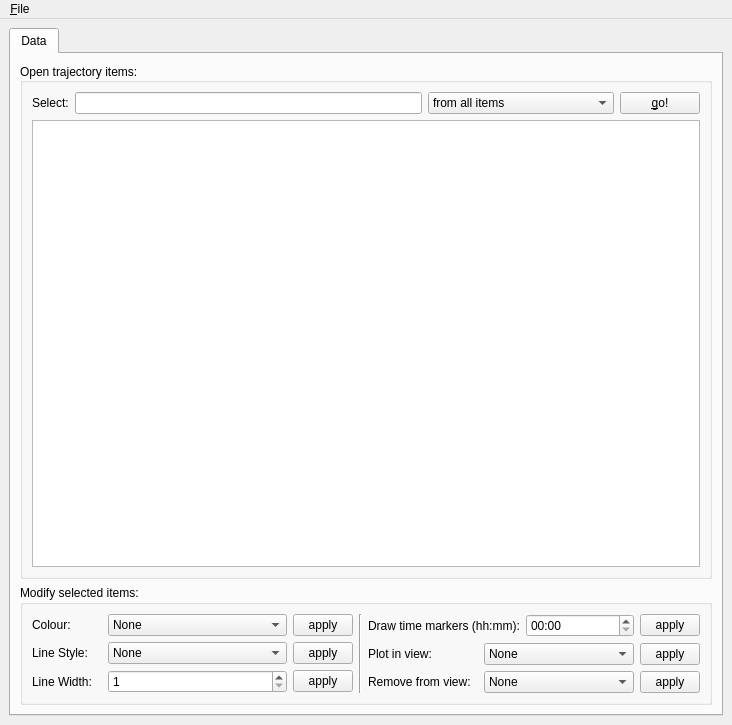
<ui version="4.0" >
 <class>TrajectoriesWindow</class>
 <widget class="QMainWindow" name="TrajectoriesWindow" >
  <property name="geometry" >
   <rect>
    <x>0</x>
    <y>0</y>
    <width>732</width>
    <height>725</height>
   </rect>
  </property>
  <property name="windowTitle" >
   <string>Trajectories - DLR/IPA Mission Support</string>
  </property>
  <widget class="QWidget" name="centralwidget" >
   <layout class="QVBoxLayout" name="verticalLayout" >
    <item>
     <widget class="QTabWidget" name="tabGUI" >
      <property name="enabled" >
       <bool>true</bool>
      </property>
      <property name="tabPosition" >
       <enum>QTabWidget::North</enum>
      </property>
      <property name="tabShape" >
       <enum>QTabWidget::Rounded</enum>
      </property>
      <property name="currentIndex" >
       <number>0</number>
      </property>
      <widget class="QWidget" name="tabData" >
       <attribute name="title" >
        <string>Data</string>
       </attribute>
       <layout class="QVBoxLayout" name="verticalLayout_3" >
        <item>
         <widget class="QGroupBox" name="groupBox" >
          <property name="title" >
           <string>Open trajectory items:</string>
          </property>
          <property name="alignment" >
           <set>Qt::AlignLeading|Qt::AlignLeft|Qt::AlignVCenter</set>
          </property>
          <property name="flat" >
           <bool>true</bool>
          </property>
          <property name="checkable" >
           <bool>false</bool>
          </property>
          <layout class="QVBoxLayout" name="_5" >
           <item>
            <layout class="QHBoxLayout" name="_6" >
             <item>
              <widget class="QLabel" name="label_4" >
               <property name="text" >
                <string>Select:</string>
               </property>
              </widget>
             </item>
             <item>
              <widget class="QLineEdit" name="leSelectionQuery" >
               <property name="toolTip" >
                <string>Enter selection criteria here. Available variables are %lat, %lon, %pres, 
and %meta("NAME"), where NAME has to be the name of a matatag that appears in the data. 
For example, type '%lat >= 45.' will select all elements with a start point latitude larger 
equal to 45 degrees after you click the button on the left. To select all trajectories with a 
start latitude larger than 45 degrees at flight level 320, type '%lat > 45. and %meta("flightlevel") == 320'.</string>
               </property>
              </widget>
             </item>
             <item>
              <widget class="QComboBox" name="cbSelectElements" >
               <property name="currentIndex" >
                <number>0</number>
               </property>
               <item>
                <property name="text" >
                 <string>from all items</string>
                </property>
               </item>
               <item>
                <property name="text" >
                 <string>from children of current node</string>
                </property>
               </item>
              </widget>
             </item>
             <item>
              <widget class="QPushButton" name="btSelectMapElements" >
               <property name="toolTip" >
                <string>Select all items listed below that match the criteria given on the right.</string>
               </property>
               <property name="text" >
                <string>&amp;go!</string>
               </property>
              </widget>
             </item>
            </layout>
           </item>
           <item>
            <widget class="QTreeView" name="tvVisibleElements" >
             <property name="selectionMode" >
              <enum>QAbstractItemView::ExtendedSelection</enum>
             </property>
             <property name="sortingEnabled" >
              <bool>false</bool>
             </property>
            </widget>
           </item>
          </layout>
         </widget>
        </item>
        <item>
         <widget class="QGroupBox" name="groupBox_7" >
          <property name="title" >
           <string>Modify selected items:</string>
          </property>
          <property name="flat" >
           <bool>true</bool>
          </property>
          <layout class="QHBoxLayout" name="_7" >
           <item>
            <layout class="QVBoxLayout" name="_8" >
             <item>
              <layout class="QHBoxLayout" name="_9" >
               <item>
                <widget class="QLabel" name="label" >
                 <property name="minimumSize" >
                  <size>
                   <width>60</width>
                   <height>0</height>
                  </size>
                 </property>
                 <property name="maximumSize" >
                  <size>
                   <width>70</width>
                   <height>16777215</height>
                  </size>
                 </property>
                 <property name="text" >
                  <string>Colour:</string>
                 </property>
                </widget>
               </item>
               <item>
                <widget class="QComboBox" name="cbColour" >
                 <property name="minimumSize" >
                  <size>
                   <width>80</width>
                   <height>0</height>
                  </size>
                 </property>
                 <item>
                  <property name="text" >
                   <string>None</string>
                  </property>
                 </item>
                 <item>
                  <property name="text" >
                   <string>blue</string>
                  </property>
                 </item>
                 <item>
                  <property name="text" >
                   <string>green</string>
                  </property>
                 </item>
                 <item>
                  <property name="text" >
                   <string>red</string>
                  </property>
                 </item>
                 <item>
                  <property name="text" >
                   <string>cyan</string>
                  </property>
                 </item>
                 <item>
                  <property name="text" >
                   <string>magenta</string>
                  </property>
                 </item>
                 <item>
                  <property name="text" >
                   <string>yellow</string>
                  </property>
                 </item>
                 <item>
                  <property name="text" >
                   <string>black</string>
                  </property>
                 </item>
                 <item>
                  <property name="text" >
                   <string>white</string>
                  </property>
                 </item>
                </widget>
               </item>
               <item>
                <widget class="QPushButton" name="btColour" >
                 <property name="minimumSize" >
                  <size>
                   <width>60</width>
                   <height>0</height>
                  </size>
                 </property>
                 <property name="maximumSize" >
                  <size>
                   <width>60</width>
                   <height>16777215</height>
                  </size>
                 </property>
                 <property name="toolTip" >
                  <string>Set the colour of the selected items.</string>
                 </property>
                 <property name="text" >
                  <string>apply</string>
                 </property>
                </widget>
               </item>
              </layout>
             </item>
             <item>
              <layout class="QHBoxLayout" name="_10" >
               <item>
                <widget class="QLabel" name="label_2" >
                 <property name="minimumSize" >
                  <size>
                   <width>60</width>
                   <height>0</height>
                  </size>
                 </property>
                 <property name="maximumSize" >
                  <size>
                   <width>70</width>
                   <height>16777215</height>
                  </size>
                 </property>
                 <property name="text" >
                  <string>Line Style:</string>
                 </property>
                </widget>
               </item>
               <item>
                <widget class="QComboBox" name="cbLineStyle" >
                 <property name="minimumSize" >
                  <size>
                   <width>80</width>
                   <height>0</height>
                  </size>
                 </property>
                 <item>
                  <property name="text" >
                   <string>None</string>
                  </property>
                 </item>
                 <item>
                  <property name="text" >
                   <string>-</string>
                  </property>
                 </item>
                 <item>
                  <property name="text" >
                   <string>--</string>
                  </property>
                 </item>
                 <item>
                  <property name="text" >
                   <string>-.</string>
                  </property>
                 </item>
                 <item>
                  <property name="text" >
                   <string>:</string>
                  </property>
                 </item>
                </widget>
               </item>
               <item>
                <widget class="QPushButton" name="btLineStyle" >
                 <property name="minimumSize" >
                  <size>
                   <width>60</width>
                   <height>0</height>
                  </size>
                 </property>
                 <property name="maximumSize" >
                  <size>
                   <width>60</width>
                   <height>16777215</height>
                  </size>
                 </property>
                 <property name="toolTip" >
                  <string>Set the line style of the selected items.</string>
                 </property>
                 <property name="text" >
                  <string>apply</string>
                 </property>
                </widget>
               </item>
              </layout>
             </item>
             <item>
              <layout class="QHBoxLayout" name="_11" >
               <item>
                <widget class="QLabel" name="label_3" >
                 <property name="minimumSize" >
                  <size>
                   <width>60</width>
                   <height>0</height>
                  </size>
                 </property>
                 <property name="maximumSize" >
                  <size>
                   <width>70</width>
                   <height>16777215</height>
                  </size>
                 </property>
                 <property name="text" >
                  <string>Line Width:</string>
                 </property>
                </widget>
               </item>
               <item>
                <widget class="QSpinBox" name="sbLineWidth" >
                 <property name="minimumSize" >
                  <size>
                   <width>80</width>
                   <height>0</height>
                  </size>
                 </property>
                 <property name="minimum" >
                  <number>1</number>
                 </property>
                </widget>
               </item>
               <item>
                <widget class="QPushButton" name="btLineWidth" >
                 <property name="minimumSize" >
                  <size>
                   <width>60</width>
                   <height>0</height>
                  </size>
                 </property>
                 <property name="maximumSize" >
                  <size>
                   <width>60</width>
                   <height>16777215</height>
                  </size>
                 </property>
                 <property name="toolTip" >
                  <string>Set the line width of the selected items.</string>
                 </property>
                 <property name="text" >
                  <string>apply</string>
                 </property>
                </widget>
               </item>
              </layout>
             </item>
            </layout>
           </item>
           <item>
            <widget class="Line" name="line_3" >
             <property name="orientation" >
              <enum>Qt::Vertical</enum>
             </property>
            </widget>
           </item>
           <item>
            <layout class="QVBoxLayout" name="verticalLayout_2" >
             <item>
              <layout class="QHBoxLayout" name="_13" >
               <item>
                <widget class="QLabel" name="label_5" >
                 <property name="text" >
                  <string>Draw time markers (hh:mm):</string>
                 </property>
                </widget>
               </item>
               <item>
                <widget class="QTimeEdit" name="teTimeMarker" >
                 <property name="displayFormat" >
                  <string>hh:mm</string>
                 </property>
                </widget>
               </item>
               <item>
                <widget class="QPushButton" name="btTimeMarker" >
                 <property name="minimumSize" >
                  <size>
                   <width>60</width>
                   <height>0</height>
                  </size>
                 </property>
                 <property name="maximumSize" >
                  <size>
                   <width>60</width>
                   <height>16777215</height>
                  </size>
                 </property>
                 <property name="toolTip" >
                  <string>Draw time markers along the trajectories. These will be dots with the spacing given on the right (hh:mm).</string>
                 </property>
                 <property name="text" >
                  <string>apply</string>
                 </property>
                </widget>
               </item>
              </layout>
             </item>
             <item>
              <layout class="QHBoxLayout" name="horizontalLayout" >
               <item>
                <widget class="QLabel" name="label_6" >
                 <property name="minimumSize" >
                  <size>
                   <width>110</width>
                   <height>0</height>
                  </size>
                 </property>
                 <property name="maximumSize" >
                  <size>
                   <width>110</width>
                   <height>16777215</height>
                  </size>
                 </property>
                 <property name="text" >
                  <string>Plot in view:</string>
                 </property>
                </widget>
               </item>
               <item>
                <widget class="QComboBox" name="cbPlotInView" >
                 <property name="minimumSize" >
                  <size>
                   <width>150</width>
                   <height>0</height>
                  </size>
                 </property>
                 <item>
                  <property name="text" >
                   <string>None</string>
                  </property>
                 </item>
                </widget>
               </item>
               <item>
                <widget class="QPushButton" name="btPlotInView" >
                 <property name="minimumSize" >
                  <size>
                   <width>60</width>
                   <height>0</height>
                  </size>
                 </property>
                 <property name="maximumSize" >
                  <size>
                   <width>60</width>
                   <height>16777215</height>
                  </size>
                 </property>
                 <property name="text" >
                  <string>apply</string>
                 </property>
                </widget>
               </item>
              </layout>
             </item>
             <item>
              <layout class="QHBoxLayout" name="horizontalLayout_2" >
               <item>
                <widget class="QLabel" name="label_7" >
                 <property name="minimumSize" >
                  <size>
                   <width>110</width>
                   <height>0</height>
                  </size>
                 </property>
                 <property name="maximumSize" >
                  <size>
                   <width>110</width>
                   <height>16777215</height>
                  </size>
                 </property>
                 <property name="text" >
                  <string>Remove from view:</string>
                 </property>
                </widget>
               </item>
               <item>
                <widget class="QComboBox" name="cbRemoveFromView" >
                 <property name="minimumSize" >
                  <size>
                   <width>150</width>
                   <height>0</height>
                  </size>
                 </property>
                 <item>
                  <property name="text" >
                   <string>None</string>
                  </property>
                 </item>
                </widget>
               </item>
               <item>
                <widget class="QPushButton" name="btRemoveFromView" >
                 <property name="minimumSize" >
                  <size>
                   <width>60</width>
                   <height>0</height>
                  </size>
                 </property>
                 <property name="maximumSize" >
                  <size>
                   <width>60</width>
                   <height>16777215</height>
                  </size>
                 </property>
                 <property name="text" >
                  <string>apply</string>
                 </property>
                </widget>
               </item>
              </layout>
             </item>
            </layout>
           </item>
          </layout>
         </widget>
        </item>
       </layout>
      </widget>
     </widget>
    </item>
   </layout>
  </widget>
  <widget class="QMenuBar" name="menubar" >
   <property name="geometry" >
    <rect>
     <x>0</x>
     <y>0</y>
     <width>732</width>
     <height>26</height>
    </rect>
   </property>
   <widget class="QMenu" name="menu_File" >
    <property name="title" >
     <string>&amp;File</string>
    </property>
    <addaction name="actionOpenTrajectories" />
    <addaction name="actionOpenFlightTrack" />
    <addaction name="separator" />
    <addaction name="action_Quit" />
   </widget>
   <addaction name="menu_File" />
  </widget>
  <action name="actionOpenTrajectories" >
   <property name="text" >
    <string>&amp;Open Trajectories...</string>
   </property>
   <property name="shortcut" >
    <string>Ctrl+O</string>
   </property>
  </action>
  <action name="actionOpenFlightTrack" >
   <property name="text" >
    <string>Open &amp;Flight Track...</string>
   </property>
   <property name="shortcut" >
    <string>Ctrl+F</string>
   </property>
  </action>
  <action name="action_Quit" >
   <property name="text" >
    <string>&amp;Exit</string>
   </property>
   <property name="shortcut" >
    <string>Ctrl+X</string>
   </property>
  </action>
  <action name="actionCloseElement" >
   <property name="text" >
    <string>&amp;Close Element...</string>
   </property>
  </action>
 </widget>
 <resources/>
 <connections>
  <connection>
   <sender>action_Quit</sender>
   <signal>triggered()</signal>
   <receiver>TrajectoriesWindow</receiver>
   <slot>close()</slot>
   <hints>
    <hint type="sourcelabel" >
     <x>-1</x>
     <y>-1</y>
    </hint>
    <hint type="destinationlabel" >
     <x>363</x>
     <y>391</y>
    </hint>
   </hints>
  </connection>
 </connections>
</ui>
